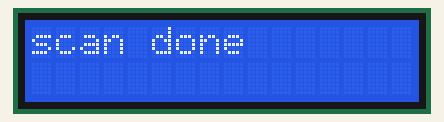
Simulated run of this sketch. Board: ESP32. Parts: 16×2 character LCD. A WiFi scan finds three made-up networks; what the sketch prints to the serial monitor is not drawn.

Above: at 2.2 s.
At 3.9 s:
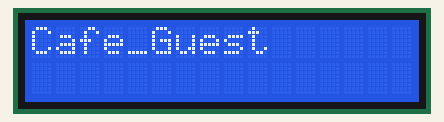
At 5.0 s:
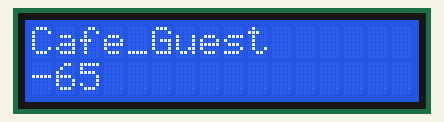
At 6.3 s:
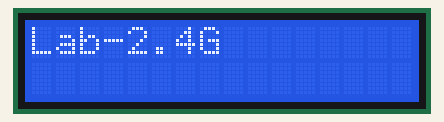
At 9.6 s:
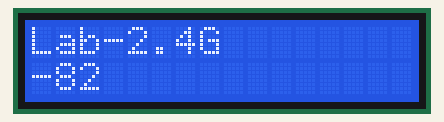

Measured:
- by itself, everything shown: repeats every 15.4 s, in 10 steps
- what the display in image 0 shows lasts 1.5 s, from 2.2 s to 3.7 s
- what the display in image 1 shows lasts 1.1 s, from 3.9 s to 5.0 s
- what the display in image 4 shows lasts 8.1 s, from 9.5 s to 17.6 s

The sketch:

WiFiScan_with_screen.ino
```cpp
#include <LiquidCrystal.h>
#include "WiFi.h"
LiquidCrystal lcd(13, 12, 14, 27, 26, 25);
const char *message = "OSAMAELKASSBAY";


void setup() {
  // put your setup code here, to run once:

lcd.begin(16,2);
lcd.setCursor(0,0);

    Serial.begin(115200);

    // Set WiFi to station mode and disconnect from an AP if it was previously connected
    WiFi.mode(WIFI_STA);
    WiFi.disconnect();
    delay(100);

    Serial.println("Setup done");
}

void loop() {
  // put your main code here, to run repeatedly:

  lcd.home();
  lcd.setCursor(1,0);


   Serial.println("scan start");
   //lcd.print("scan start");
    // WiFi.scanNetworks will return the number of networks found
    int n = WiFi.scanNetworks();
    Serial.println("scan done");
    lcd.clear();
    lcd.print("scan done");
    delay(1500);
    lcd.clear();
    if (n == 0) {
        Serial.println("no networks found");
        lcd.clear();
        lcd.print("no network found");
    } else {
        Serial.print(n);
        Serial.println(" networks found");
        for (int i = 0; i < n; ++i) {
            // Print SSID and RSSI for each network found
            Serial.print(i + 1);
            Serial.print(": ");
            Serial.print(WiFi.SSID(i));
            Serial.print(" (");
            Serial.print(WiFi.RSSI(i));
            Serial.print(")");
            Serial.println((WiFi.encryptionType(i) == WIFI_AUTH_OPEN)?" ":"*");
            delay(10);
//            lcd.clear();
            for(int d =0; d <i; ++d){
               lcd.setCursor(1,0);
            lcd.clear();
            delay(100);
            lcd.print(WiFi.SSID(i));
             delay(1000);
         //   lcd.clear();
            lcd.setCursor(0,1);
            delay(100);
            lcd.print(WiFi.RSSI(i));
             delay(1000);
              }

            delay(100);
        }
    }
    Serial.println("");

    // Wait a bit before scanning again
    delay(5000);
}

//#define CLOCK 32 //D-
//#define DATA 33 //D+
//
//#include <LiquidCrystal.h>  //Best imported by library manager
//
//const char keymap[] = {
//  0, 0,  0,  0,  0,  0,  0,  0,
//  0, 0,  0,  0,  0,  0, '`', 0,
//  0, 0 , 0 , 0,  0, 'q','1', 0,
//  0, 0, 'z','s','a','w','2', 0,
//  0,'c','x','d','e','4','3', 0,
//  0,' ','v','f','t','r','5', 0,
//  0,'n','b','h','g','y','6', 0,
//  0, 0, 'm','j','u','7','8', 0,
//  0,',','k','i','o','0','9', 0,
//  0,'.','/','l',';','p','-', 0,
//  0, 0,'\'', 0,'[', '=', 0, 0,
//  0, 0,13, ']', 0, '\\', 0, 0,
//  0, 0, 0, 0, 0, 0, 127, 0,
//  0,'1', 0,'4','7', 0, 0, 0,
//  '0','.','2','5','6','8', 0, 0,
//  0,'+','3','-','*','9', 0, 0,
//  0, 0, 0, 0 };
//
//LiquidCrystal lcd(13, 12, 14, 27, 26, 25);
//
//void setup()
//{
//  Serial.begin(115200);
//  pinMode(CLOCK, INPUT_PULLUP); //For most keyboards the builtin pullups are sufficient, so the 10k pullups can be omitted
//  pinMode(DATA, INPUT_PULLUP);
//  lcd.begin(20, 4);
//  lcd.cursor();
//  lcd.blink();
//
// }
//
//void loop()
//{
//  uint16_t scanval = 0;
//  for(int i = 0; i<11; i++)
//  {
//    while(digitalRead(CLOCK));
//    scanval |= digitalRead(DATA) << i;
//    while(!digitalRead(CLOCK));
//  }
//  scanval >>= 1;
//  scanval &= 0xFF;
//  Serial.println(scanval, HEX);
//}
```
